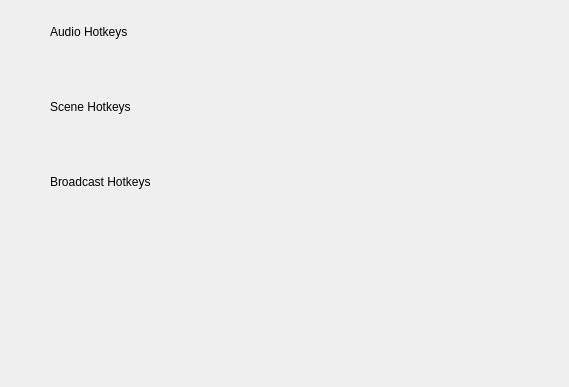
<?xml version="1.0" encoding="UTF-8"?>
<ui version="4.0">
 <class>HotkeySettingWid</class>
 <widget class="QWidget" name="HotkeySettingWid">
  <property name="geometry">
   <rect>
    <x>0</x>
    <y>0</y>
    <width>569</width>
    <height>387</height>
   </rect>
  </property>
  <property name="windowTitle">
   <string>HotkeySettingWid</string>
  </property>
  <layout class="QVBoxLayout" name="verticalLayout_3">
   <property name="spacing">
    <number>0</number>
   </property>
   <property name="leftMargin">
    <number>50</number>
   </property>
   <property name="topMargin">
    <number>25</number>
   </property>
   <property name="rightMargin">
    <number>50</number>
   </property>
   <item>
    <widget class="QLabel" name="audioHotkeyLabel">
     <property name="text">
      <string>Audio Hotkeys</string>
     </property>
    </widget>
   </item>
   <item>
    <layout class="QHBoxLayout" name="audioHotkeyContainerLayout">
     <property name="spacing">
      <number>0</number>
     </property>
     <property name="leftMargin">
      <number>10</number>
     </property>
     <item>
      <layout class="QVBoxLayout" name="audioHotkeyListLayout">
       <property name="spacing">
        <number>0</number>
       </property>
      </layout>
     </item>
    </layout>
   </item>
   <item>
    <spacer name="verticalSpacer_2">
     <property name="orientation">
      <enum>Qt::Vertical</enum>
     </property>
     <property name="sizeType">
      <enum>QSizePolicy::Fixed</enum>
     </property>
     <property name="sizeHint" stdset="0">
      <size>
       <width>20</width>
       <height>30</height>
      </size>
     </property>
    </spacer>
   </item>
   <item>
    <widget class="QWidget" name="line" native="true">
     <property name="minimumSize">
      <size>
       <width>0</width>
       <height>1</height>
      </size>
     </property>
     <property name="maximumSize">
      <size>
       <width>16777215</width>
       <height>1</height>
      </size>
     </property>
    </widget>
   </item>
   <item>
    <spacer name="verticalSpacer_3">
     <property name="orientation">
      <enum>Qt::Vertical</enum>
     </property>
     <property name="sizeType">
      <enum>QSizePolicy::Fixed</enum>
     </property>
     <property name="sizeHint" stdset="0">
      <size>
       <width>20</width>
       <height>30</height>
      </size>
     </property>
    </spacer>
   </item>
   <item>
    <widget class="QLabel" name="sceneHotkeyLabel">
     <property name="text">
      <string>Scene Hotkeys</string>
     </property>
    </widget>
   </item>
   <item>
    <layout class="QHBoxLayout" name="sceneHotkeyContainerLayout">
     <property name="spacing">
      <number>0</number>
     </property>
     <property name="leftMargin">
      <number>10</number>
     </property>
     <item>
      <layout class="QVBoxLayout" name="sceneHotkeyListLayout">
       <property name="spacing">
        <number>0</number>
       </property>
      </layout>
     </item>
    </layout>
   </item>
   <item>
    <spacer name="verticalSpacer_4">
     <property name="orientation">
      <enum>Qt::Vertical</enum>
     </property>
     <property name="sizeType">
      <enum>QSizePolicy::Fixed</enum>
     </property>
     <property name="sizeHint" stdset="0">
      <size>
       <width>20</width>
       <height>30</height>
      </size>
     </property>
    </spacer>
   </item>
   <item>
    <widget class="QWidget" name="line2" native="true">
     <property name="minimumSize">
      <size>
       <width>0</width>
       <height>1</height>
      </size>
     </property>
    </widget>
   </item>
   <item>
    <spacer name="verticalSpacer_5">
     <property name="orientation">
      <enum>Qt::Vertical</enum>
     </property>
     <property name="sizeType">
      <enum>QSizePolicy::Fixed</enum>
     </property>
     <property name="sizeHint" stdset="0">
      <size>
       <width>20</width>
       <height>30</height>
      </size>
     </property>
    </spacer>
   </item>
   <item>
    <widget class="QLabel" name="broadcastHotkeyLabel">
     <property name="text">
      <string>Broadcast Hotkeys</string>
     </property>
    </widget>
   </item>
   <item>
    <layout class="QHBoxLayout" name="broadcastHotkeyContainerLayout">
     <property name="spacing">
      <number>0</number>
     </property>
     <property name="leftMargin">
      <number>10</number>
     </property>
     <item>
      <layout class="QVBoxLayout" name="broadcastHotkeyListLayout">
       <property name="spacing">
        <number>0</number>
       </property>
      </layout>
     </item>
    </layout>
   </item>
   <item>
    <spacer name="verticalSpacer">
     <property name="orientation">
      <enum>Qt::Vertical</enum>
     </property>
     <property name="sizeHint" stdset="0">
      <size>
       <width>20</width>
       <height>310</height>
      </size>
     </property>
    </spacer>
   </item>
  </layout>
 </widget>
 <layoutdefault spacing="6" margin="11"/>
 <resources/>
 <connections/>
</ui>
